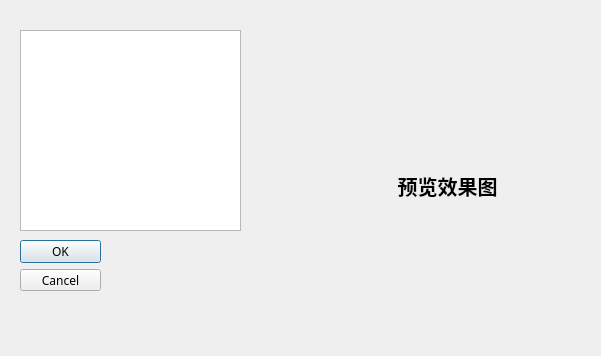
<?xml version="1.0" encoding="UTF-8"?>
<ui version="4.0">
 <class>set_skin</class>
 <widget class="QDialog" name="set_skin">
  <property name="geometry">
   <rect>
    <x>0</x>
    <y>0</y>
    <width>601</width>
    <height>356</height>
   </rect>
  </property>
  <property name="windowTitle">
   <string>Dialog</string>
  </property>
  <widget class="QDialogButtonBox" name="buttonBox">
   <property name="geometry">
    <rect>
     <x>20</x>
     <y>240</y>
     <width>81</width>
     <height>51</height>
    </rect>
   </property>
   <property name="font">
    <font>
     <family>Sitka Display</family>
    </font>
   </property>
   <property name="orientation">
    <enum>Qt::Vertical</enum>
   </property>
   <property name="standardButtons">
    <set>QDialogButtonBox::Cancel|QDialogButtonBox::Ok</set>
   </property>
  </widget>
  <widget class="QListWidget" name="listWidget">
   <property name="geometry">
    <rect>
     <x>20</x>
     <y>30</y>
     <width>221</width>
     <height>201</height>
    </rect>
   </property>
   <property name="font">
    <font>
     <pointsize>14</pointsize>
    </font>
   </property>
  </widget>
  <widget class="QLabel" name="label">
   <property name="geometry">
    <rect>
     <x>270</x>
     <y>30</y>
     <width>301</width>
     <height>311</height>
    </rect>
   </property>
   <property name="font">
    <font>
     <pointsize>15</pointsize>
     <bold>true</bold>
    </font>
   </property>
   <property name="text">
    <string>                       预览效果图</string>
   </property>
  </widget>
 </widget>
 <resources/>
 <connections>
  <connection>
   <sender>buttonBox</sender>
   <signal>accepted()</signal>
   <receiver>set_skin</receiver>
   <slot>accept()</slot>
   <hints>
    <hint type="sourcelabel">
     <x>248</x>
     <y>254</y>
    </hint>
    <hint type="destinationlabel">
     <x>157</x>
     <y>274</y>
    </hint>
   </hints>
  </connection>
  <connection>
   <sender>buttonBox</sender>
   <signal>rejected()</signal>
   <receiver>set_skin</receiver>
   <slot>reject()</slot>
   <hints>
    <hint type="sourcelabel">
     <x>316</x>
     <y>260</y>
    </hint>
    <hint type="destinationlabel">
     <x>286</x>
     <y>274</y>
    </hint>
   </hints>
  </connection>
 </connections>
</ui>
